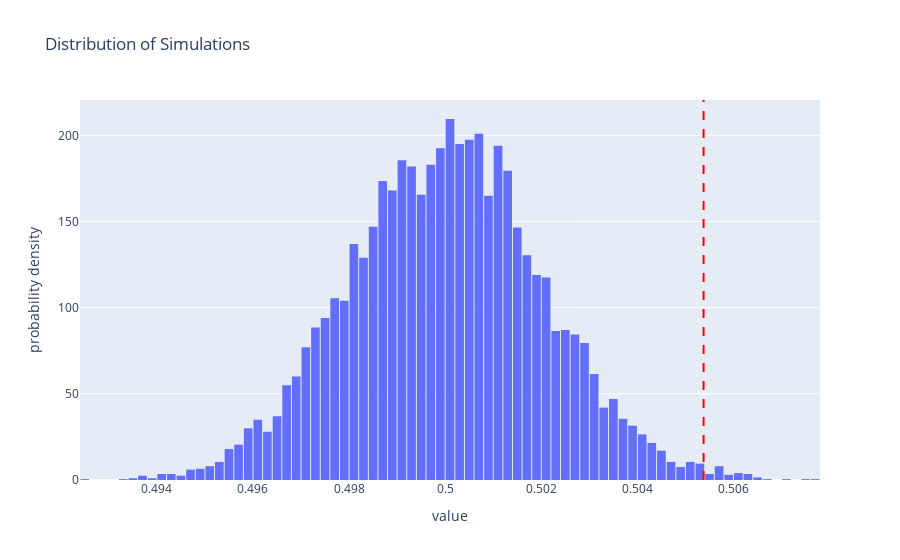

The notebook cell saved with this chart:
### Code cell
fig = px.histogram(simulated_proportions, histnorm='probability density',
                   title='Distribution of Simulations',
                   labels={'x': 'Proportion', 'y': 'Density'})

fig.update_layout(
    bargap=0.1, 
    showlegend = False
)

fig.add_vline(x=observed_proportion, line_width=2, line_dash="dash", line_color="red")
# Show the plot
fig.show()

### Figure 1 — Plotly figure (JSON) as saved in the notebook; plotly's stock layout.template omitted (floating-point values rounded to 4 significant figures; data arrays with more than 128 entries replaced by an {"elided": "..."} marker saying what was removed)
{"data": [{"alignmentgroup": "True", "bingroup": "x", "histnorm": "probability density", "hovertemplate": "variable=0<br>value=%{x}<br>probability density=%{y}<extra></extra>", "legendgroup": "0", "marker": {"color": "#636efa", "pattern": {"shape": ""}}, "name": "0", "offsetgroup": "0", "orientation": "v", "showlegend": true, "type": "histogram", "x": {"elided": "10000 float values"}, "xaxis": "x", "yaxis": "y"}], "layout": {"bargap": 0.1, "barmode": "relative", "legend": {"title": {"text": "variable"}, "tracegroupgap": 0}, "shapes": [{"line": {"color": "red", "dash": "dash", "width": 2}, "type": "line", "x0": 0.5054, "x1": 0.5054, "xref": "x", "y0": 0, "y1": 1, "yref": "y domain"}], "showlegend": false, "title": {"text": "Distribution of Simulations"}, "xaxis": {"anchor": "y", "domain": [0, 1], "title": {"text": "value"}}, "yaxis": {"anchor": "x", "domain": [0, 1], "title": {"text": "probability density"}}}}
